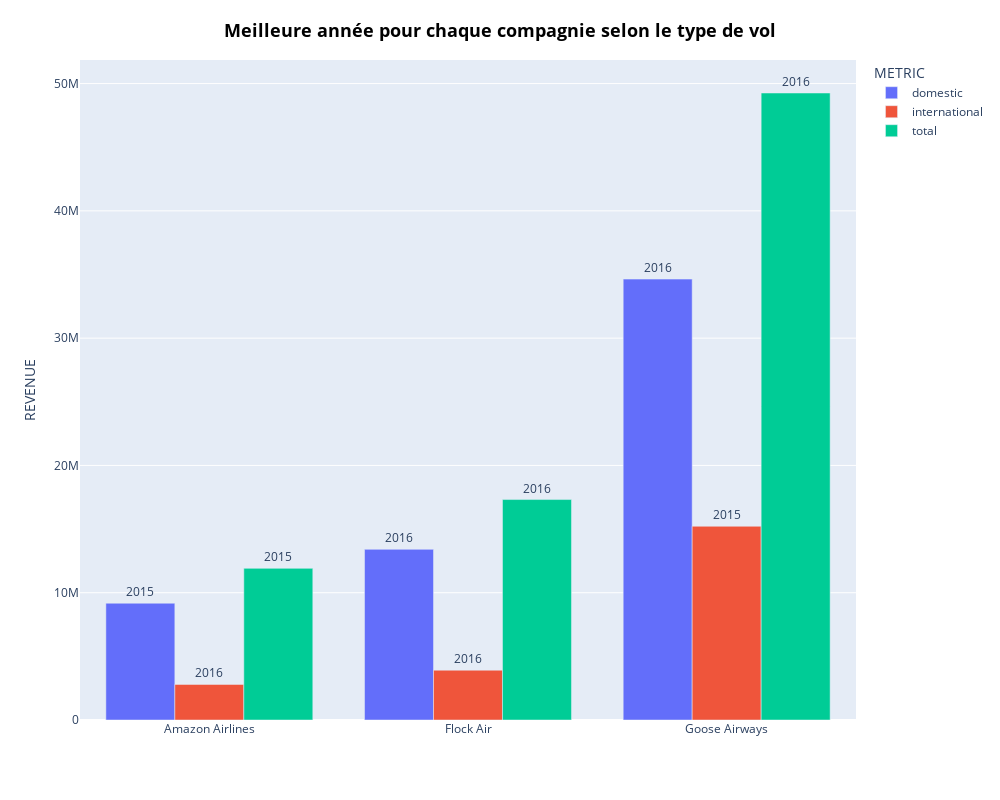

The cell this chart's notebook holds for it:
### Code cell
fig = px.bar(
    fct_airlines,
    x="AIRLINE_NAME",
    y="REVENUE",
    color="METRIC",
    barmode="group",
    text="YEAR"       # ← Ajoute l’année sur chaque barre
)

# Style : placer le texte AU-DESSUS des barres
fig.update_traces(
    textposition="outside",
    textfont_size=12
)


fig.update_layout(go.Layout(
    title=go.layout.Title(
        text="<b>Meilleure année pour chaque compagnie selon le type de vol</b>",
        x=0.5,
        y=0.97,
        font=dict(
            size = 18,
            color="black"
        )
    )
))

fig.update_layout(
    xaxis_title=""
    )

fig.update_layout(
    width=1000,
    height=800
)
fig.show()

### Figure 1 — Plotly figure (JSON) as saved in the notebook; plotly's stock layout.template omitted (floating-point values rounded to 4 significant figures)
{"data": [{"alignmentgroup": "True", "hovertemplate": "METRIC=domestic<br>AIRLINE_NAME=%{x}<br>REVENUE=%{y}<br>YEAR=%{text}<extra></extra>", "legendgroup": "domestic", "marker": {"color": "#636efa", "pattern": {"shape": ""}}, "name": "domestic", "offsetgroup": "domestic", "orientation": "v", "showlegend": true, "text": [2015, 2016, 2016], "textfont": {"size": 12}, "textposition": "outside", "type": "bar", "x": ["Amazon Airlines", "Flock Air", "Goose Airways"], "xaxis": "x", "y": [9175044, 13405774, 34637841], "yaxis": "y"}, {"alignmentgroup": "True", "hovertemplate": "METRIC=international<br>AIRLINE_NAME=%{x}<br>REVENUE=%{y}<br>YEAR=%{text}<extra></extra>", "legendgroup": "international", "marker": {"color": "#EF553B", "pattern": {"shape": ""}}, "name": "international", "offsetgroup": "international", "orientation": "v", "showlegend": true, "text": [2016, 2016, 2015], "textfont": {"size": 12}, "textposition": "outside", "type": "bar", "x": ["Amazon Airlines", "Flock Air", "Goose Airways"], "xaxis": "x", "y": [2792855, 3912894, 15219579], "yaxis": "y"}, {"alignmentgroup": "True", "hovertemplate": "METRIC=total<br>AIRLINE_NAME=%{x}<br>REVENUE=%{y}<br>YEAR=%{text}<extra></extra>", "legendgroup": "total", "marker": {"color": "#00cc96", "pattern": {"shape": ""}}, "name": "total", "offsetgroup": "total", "orientation": "v", "showlegend": true, "text": [2015, 2016, 2016], "textfont": {"size": 12}, "textposition": "outside", "type": "bar", "x": ["Amazon Airlines", "Flock Air", "Goose Airways"], "xaxis": "x", "y": [11912594, 17318668, 49260222], "yaxis": "y"}], "layout": {"barmode": "group", "height": 800, "legend": {"title": {"text": "METRIC"}, "tracegroupgap": 0}, "margin": {"t": 60}, "title": {"font": {"color": "black", "size": 18}, "text": "<b>Meilleure année pour chaque compagnie selon le type de vol</b>", "x": 0.5, "y": 0.97}, "width": 1000, "xaxis": {"anchor": "y", "domain": [0, 1], "title": {"text": ""}}, "yaxis": {"anchor": "x", "domain": [0, 1], "title": {"text": "REVENUE"}}}}
